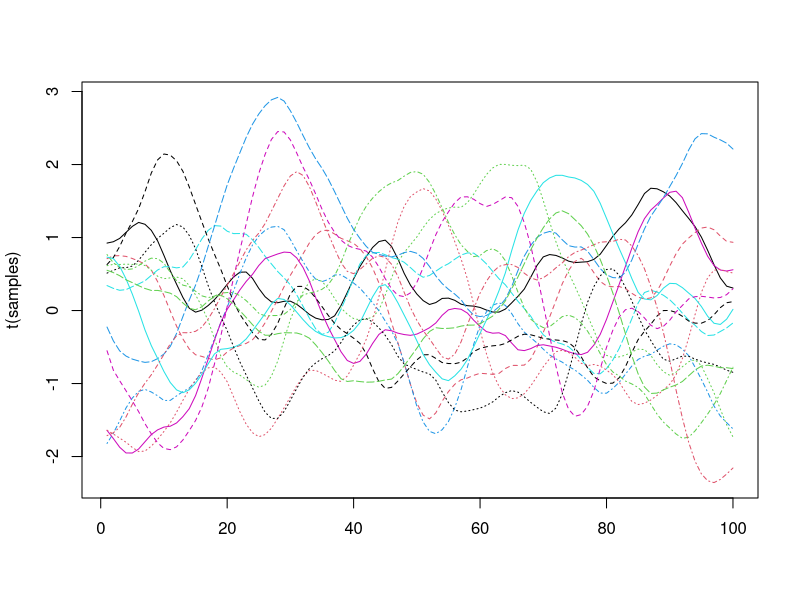
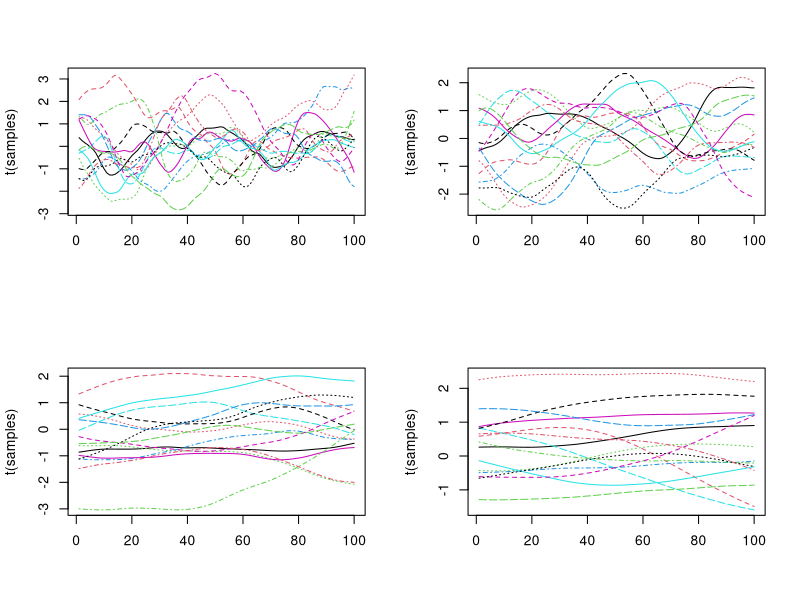
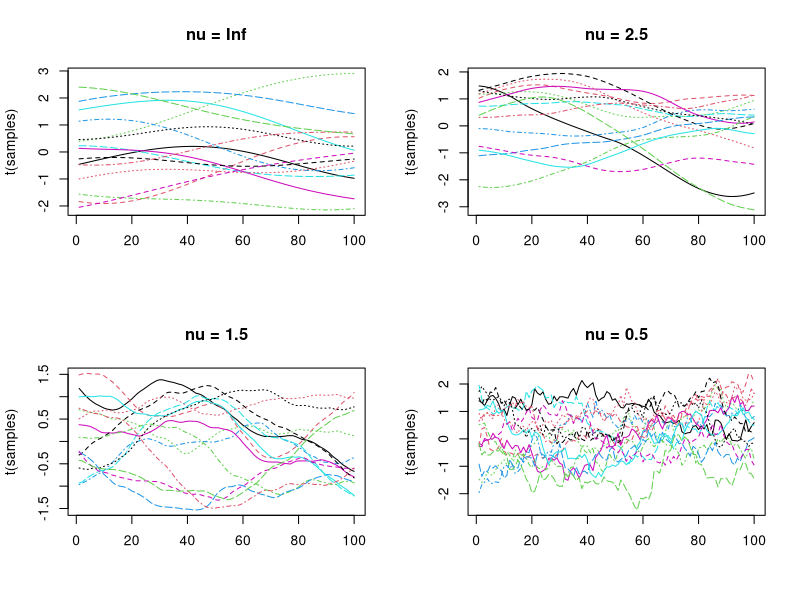
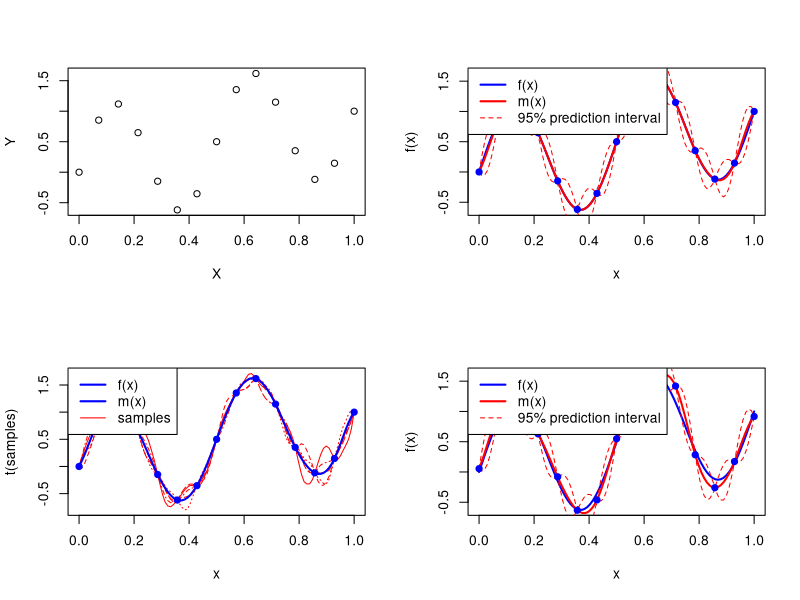
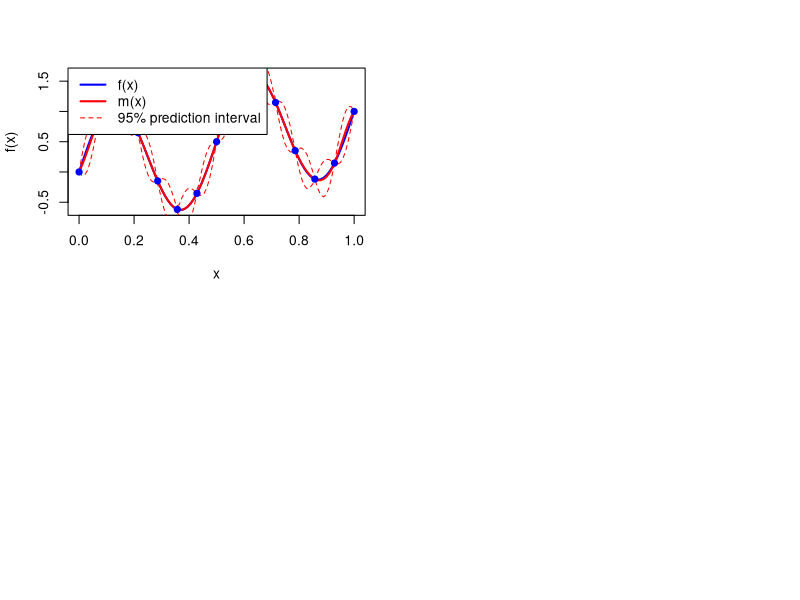

Source code (R) for these figures, in order:
## ---- chunk 1
library(knitr)
## Global options
options(max.print="75")
opts_chunk$set(echo=TRUE,
	             cache=FALSE,
               prompt=FALSE,
               tidy=TRUE,
               comment=NA,
               message=FALSE,
               warning=FALSE,
               class.source="badCode")
opts_knit$set(width=75)
## ---- chunk 2
# Linear kernel
linKern <- function(x, y, param){
  # input:
  #  x,y: input vectors
  #  param: parameters (sigma)
  # output:
  #  kern: covariance matrix cov(x,y)
  sigma <- param[1]
  kern <- sigma^2*outer(x, y, '*')
  return(kern)
}
## ---- chunk 3
# Cosine kernel
cosKern <- function(x, y, param){
  # input:
  #  x,y: input vectors
  #  param: parameters (sigma,theta)
  # output:
  #  kern: covariance matrix cov(x,y)
  sigma <- param[1]
  theta <- param[2]
  dist <- outer(x/theta, y/theta, '-')
  kern <- sigma^2*cos(dist)
  return(kern)
}
## ---- chunk 4
# Exponential kernel
expKern <- function(x, y, param){
  # input:
  #  x,y: input vectors
  #  param: parameters (sigma,theta)
  # output:
  #  kern: covariance matrix cov(x,y)
  sigma <- param[1]
  theta <- param[2]
  dist <- outer(x/theta, y/theta, '-')
  kern <- sigma^2*exp(-abs(dist))
  return(kern)
}
## ---- chunk 5
# Matern kernel
mat5_2Kern <- function(x, y, param){
  # input:
  #  x,y: input vectors
  #  param: parameters (sigma,theta)
  # output:
  #  kern: covariance matrix cov(x,y)
  sigma <- param[1]
  theta <- param[2]
  dist <- outer(x/theta, y/theta, '-')
  kern <- sigma^2*(1+sqrt(5)*abs(dist)+5/3*dist^2)*exp(-sqrt(5)*abs(dist))
  return(kern)
}
## ---- chunk 6
library(MASS)
n <- 100
X <- seq(0,1,length.out=n)
param <- c(1,0.1)
K <- mat5_2Kern(X,X,param)
samples <- mvrnorm(n=15, mu=rep(0,n), Sigma=K)
matplot(t(samples),type="l")
## ---- chunk 7
par(mfrow=c(2,2))
for (theta in c(0.1,0.2,0.5,1)){
  param <- c(1,theta)
  K <- mat5_2Kern(X,X,param)
  samples <- mvrnorm(n=15, mu=rep(0,n), Sigma=K)
  matplot(t(samples),type="l")
}
## ---- chunk 8
# Matern kernel
mat3_2Kern <- function(x, y, param){
  # input:
  #  x,y: input vectors
  #  param: parameters (sigma,theta)
  # output:
  #  kern: covariance matrix cov(x,y)
  sigma <- param[1]
  theta <- param[2]
  dist <- outer(x/theta, y/theta, '-')
  kern <- sigma^2*(1+sqrt(3)*abs(dist))*exp(-sqrt(3)*abs(dist))
  return(kern)
}
## ---- chunk 9
# Squared exponential kernel
matInfKern <- function(x, y, param){
  # input:
  #  x,y: input vectors
  #  param: parameters (sigma,theta)
  # output:
  #  kern: covariance matrix cov(x,y)
  sigma <- param[1]
  theta <- param[2]
  dist <- outer(x/theta, y/theta, '-')
  kern <- sigma^2*exp(-0.5*dist^2)
  return(kern)
}
## ---- chunk 10
par(mfrow=c(2,2))
for (nu in c(Inf,5/2,3/2,1/2)){
  if (nu == Inf){
    matKern <- matInfKern
  } else if (nu == 5/2){
    matKern <- mat5_2Kern
  } else if (nu == 3/2){
    matKern <- mat3_2Kern
  } else if (nu == 1/2){
    matKern <- expKern
  }
  param <- c(1,0.5)
  K <- matKern(X,X,param)
  samples <- mvrnorm(n=15, mu=rep(0,n), Sigma=K)
  matplot(t(samples),type="l", main=paste("nu =",nu))
}
## ---- chunk 11
f <- function(x){
  return(x+sin(4*pi*x))
}
X <- seq(0,1,length.out=15)
Y <- f(X)
plot(X,Y,type="p")
## ---- chunk 12
condMean <- function(x, X, Y, kern, param){
  # input:
  #  x: prediction points
  #  X: design of experiments
  #  Y: vector of responses
  #  kern: kernel function
  #  param: parameters
  # output:
  #  m: conditional mean
  K <- kern(X,X,param)
  k <- kern(x,X,param)
  m <- k %*% solve(K,Y)
  return(m)
}
## ---- chunk 13
condCov <- function(x, X, kern, param){
  # input:
  #  x: prediction points
  #  X: design of experiments
  #  kern: kernel function
  #  param: parameters
  # output:
  #  c: conditional covariance
  K <- kern(X,X,param)
  k <- kern(x,x,param)
  c <- k - kern(x,X,param) %*% solve(K,kern(X,x,param))
  return(c)
}
## ---- chunk 14
param <- c(1,0.1)
kern <- mat5_2Kern
x <- seq(0,1,length.out=100)
m <- condMean(x, X, Y, kern, param)
c <- condCov(x, X, kern, param)
plot(x,f(x),type="l",col="blue",lwd=2)
lines(x,m,col="red",lwd=2)
lines(x,m+1.96*sqrt(diag(c)),col="red",lty=2)
lines(x,m-1.96*sqrt(diag(c)),col="red",lty=2)
points(X,Y,col="blue",pch=19)
legend("topleft",legend=c("f(x)","m(x)","95% prediction interval"),col=c("blue","red","red"),lty=c(1,1,2),lwd=c(2,2,1))
## ---- chunk 15
samples <- mvrnorm(n=5, mu=m, Sigma=c)
matplot(x, t(samples),type="l",col="red",lwd=1)
lines(x,m,col="blue",lwd=2)
points(X,Y,col="blue",pch=19)
legend("topleft",legend=c("f(x)","m(x)","samples"),col=c("blue","blue","red"),lty=c(1,1,1),lwd=c(2,2,1))
## ---- chunk 16
Yprime <- f(X) + rnorm(length(X),0,0.1)
mprime <- condMean(x, X, Yprime, kern, param)
cprime <- condCov(x, X, kern, param)
plot(x,f(x),type="l",col="blue",lwd=2)
lines(x,mprime,col="red",lwd=2)
lines(x,mprime+1.96*sqrt(diag(cprime)),col="red",lty=2)
lines(x,mprime-1.96*sqrt(diag(cprime)),col="red",lty=2)
points(X,Yprime,col="blue",pch=19)
legend("topleft",legend=c("f(x)","m(x)","95% prediction interval"),col=c("blue","red","red"),lty=c(1,1,2),lwd=c(2,2,1))
## ---- chunk 17
brownKern <- function(x, y, param){
  # input:
  #  x,y: input vectors
  #  param: parameters (sigma)
  # output:
  #  kern: covariance matrix cov(x,y)
  sigma <- param[1]
  kern <- sigma^2*outer(x, y, pmin)
  return(kern)
}
## ---- chunk 18
param <- c(1, 0.1)
kern <- mat5_2Kern
m <- condMean(x, X, Y, kern, param)
c <- condCov(x, X, kern, param)
plot(x,f(x),type="l",col="blue",lwd=2)
lines(x,m,col="red",lwd=2)
lines(x,m+1.96*sqrt(diag(c)),col="red",lty=2)
lines(x,m-1.96*sqrt(diag(c)),col="red",lty=2)
points(X,Y,col="blue",pch=19)
legend("topleft",legend=c("f(x)","m(x)","95% prediction interval"),col=c("blue","red","red"),lty=c(1,1,2),lwd=c(2,2,1))
